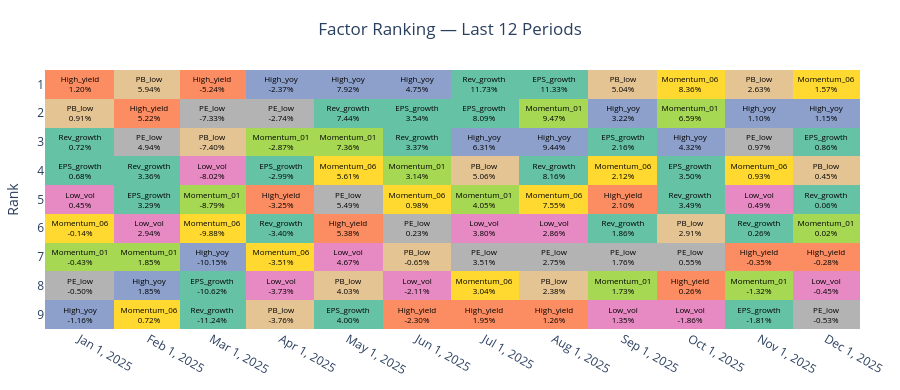

Notebook code for this chart:
### Markdown cell above
## 函數2:最近一年因子月表現熱力圖

### Code cell
returns_dict = {
    "Momentum_01": ret_mom,
    
    "Momentum_06": ret_mom6,
    "PE_low": ret_pe_low1,
    "PB_low": ret_pb_low1,
    "Low_vol": ret_low_vol,
    "High_yield": ret_high_yield,
    "High_yoy": ret_high_yoy,
    "Rev_growth": ret_rev_growth,
    "EPS_growth": ret_eps_growth,
    
}

_ = factor_rank_tile_full(
    returns_dict=returns_dict,
    periods=12,
    freq="M",                   # "M" / "W" / "Y"
    
    text_size=8,              
    # save_html="factor_rank_last12_months.html",
)

### Figure 1 — Plotly figure (JSON) as saved in the notebook; plotly's stock layout.template omitted (floating-point values rounded to 4 significant figures)
{"data": [{"colorscale": [[0, "rgb(102,194,165)"], [0, "rgb(102,194,165)"], [0.125, "rgb(252,141,98)"], [0.125, "rgb(252,141,98)"], [0.25, "rgb(141,160,203)"], [0.25, "rgb(141,160,203)"], [0.375, "rgb(231,138,195)"], [0.375, "rgb(231,138,195)"], [0.5, "rgb(166,216,84)"], [0.5, "rgb(166,216,84)"], [0.625, "rgb(255,217,47)"], [0.625, "rgb(255,217,47)"], [0.75, "rgb(229,196,148)"], [0.75, "rgb(229,196,148)"], [0.875, "rgb(179,179,179)"], [0.875, "rgb(179,179,179)"], [1, "rgb(102,194,165)"], [1, "rgb(102,194,165)"]], "showscale": false, "text": [["High_yield<br>1.20%", "PB_low<br>5.94%", "High_yield<br>-5.24%", "High_yoy<br>-2.37%", "High_yoy<br>7.92%", "High_yoy<br>4.75%", "Rev_growth<br>11.73%", "EPS_growth<br>11.33%", "PB_low<br>5.04%", "Momentum_06<br>8.36%", "PB_low<br>2.63%", "Momentum_06<br>1.57%"], ["PB_low<br>0.91%", "High_yield<br>5.22%", "PE_low<br>-7.33%", "PE_low<br>-2.74%", "Rev_growth<br>7.44%", "EPS_growth<br>3.54%", "EPS_growth<br>8.09%", "Momentum_01<br>9.47%", "High_yoy<br>3.22%", "Momentum_01<br>6.59%", "High_yoy<br>1.10%", "High_yoy<br>1.15%"], ["Rev_growth<br>0.72%", "PE_low<br>4.94%", "PB_low<br>-7.40%", "Momentum_01<br>-2.87%", "Momentum_01<br>7.36%", "Rev_growth<br>3.37%", "High_yoy<br>6.31%", "High_yoy<br>9.44%", "EPS_growth<br>2.16%", "High_yoy<br>4.32%", "PE_low<br>0.97%", "EPS_growth<br>0.86%"], ["EPS_growth<br>0.68%", "Rev_growth<br>3.36%", "Low_vol<br>-8.02%", "EPS_growth<br>-2.99%", "Momentum_06<br>5.61%", "Momentum_01<br>3.14%", "PB_low<br>5.06%", "Rev_growth<br>8.16%", "Momentum_06<br>2.12%", "EPS_growth<br>3.50%", "Momentum_06<br>0.93%", "PB_low<br>0.45%"], ["Low_vol<br>0.45%", "EPS_growth<br>3.29%", "Momentum_01<br>-8.79%", "High_yield<br>-3.25%", "PE_low<br>5.49%", "Momentum_06<br>0.98%", "Momentum_01<br>4.05%", "Momentum_06<br>7.55%", "High_yield<br>2.10%", "Rev_growth<br>3.49%", "Low_vol<br>0.49%", "Rev_growth<br>0.06%"], ["Momentum_06<br>-0.14%", "Low_vol<br>2.94%", "Momentum_06<br>-9.88%", "Rev_growth<br>-3.40%", "High_yield<br>5.38%", "PE_low<br>0.23%", "Low_vol<br>3.80%", "Low_vol<br>2.86%", "Rev_growth<br>1.86%", "PB_low<br>2.91%", "Rev_growth<br>0.26%", "Momentum_01<br>0.02%"], ["Momentum_01<br>-0.43%", "Momentum_01<br>1.85%", "High_yoy<br>-10.15%", "Momentum_06<br>-3.51%", "Low_vol<br>4.67%", "PB_low<br>-0.65%", "PE_low<br>3.51%", "PE_low<br>2.75%", "PE_low<br>1.76%", "PE_low<br>0.55%", "High_yield<br>-0.35%", "High_yield<br>-0.28%"], ["PE_low<br>-0.50%", "High_yoy<br>1.85%", "EPS_growth<br>-10.62%", "Low_vol<br>-3.73%", "PB_low<br>4.03%", "Low_vol<br>-2.11%", "Momentum_06<br>3.04%", "PB_low<br>2.38%", "Momentum_01<br>1.73%", "High_yield<br>0.26%", "Momentum_01<br>-1.32%", "Low_vol<br>-0.45%"], ["High_yoy<br>-1.16%", "Momentum_06<br>0.72%", "Rev_growth<br>-11.24%", "PB_low<br>-3.76%", "EPS_growth<br>4.00%", "High_yield<br>-2.30%", "High_yield<br>1.95%", "High_yield<br>1.26%", "Low_vol<br>1.35%", "Low_vol<br>-1.86%", "EPS_growth<br>-1.81%", "PE_low<br>-0.53%"]], "textfont": {"color": "black", "size": 8}, "texttemplate": "%{text}", "type": "heatmap", "x": ["2025-01", "2025-02", "2025-03", "2025-04", "2025-05", "2025-06", "2025-07", "2025-08", "2025-09", "2025-10", "2025-11", "2025-12"], "xgap": 0, "y": [1, 2, 3, 4, 5, 6, 7, 8, 9], "ygap": 0, "z": [[1, 6, 1, 2, 2, 2, 8, 0, 6, 5, 6, 5], [6, 1, 7, 7, 8, 0, 0, 4, 2, 4, 2, 2], [8, 7, 6, 4, 4, 8, 2, 2, 0, 2, 7, 0], [0, 8, 3, 0, 5, 4, 6, 8, 5, 0, 5, 6], [3, 0, 4, 1, 7, 5, 4, 5, 1, 8, 3, 8], [5, 3, 5, 8, 1, 7, 3, 3, 8, 6, 8, 4], [4, 4, 2, 5, 3, 6, 7, 7, 7, 7, 1, 1], [7, 2, 0, 3, 6, 3, 5, 6, 4, 1, 4, 3], [2, 5, 8, 6, 0, 1, 1, 1, 3, 3, 0, 7]], "zmax": 8, "zmin": 0}], "layout": {"height": 390, "margin": {"b": 40, "l": 40, "r": 40, "t": 70}, "paper_bgcolor": "white", "plot_bgcolor": "white", "title": {"text": "Factor Ranking — Last 12 Periods", "x": 0.5}, "xaxis": {"tickmode": "array", "tickvals": ["2025-01", "2025-02", "2025-03", "2025-04", "2025-05", "2025-06", "2025-07", "2025-08", "2025-09", "2025-10", "2025-11", "2025-12"], "title": {}}, "yaxis": {"autorange": "reversed", "dtick": 1, "title": {"text": "Rank"}}}}
